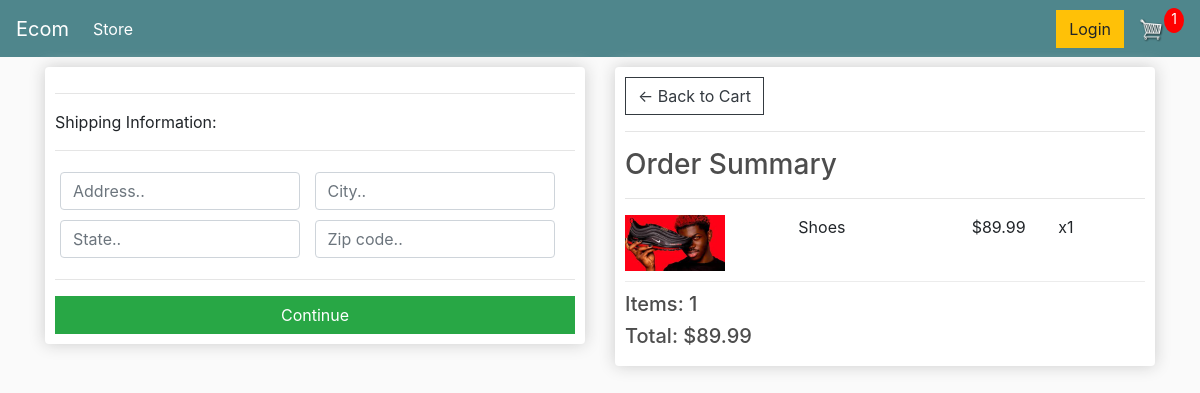
Screenshot of /checkout/ (signed in) with the database file from the repository.
### store/models.py (models this page shows, shortened)
class OrderItem(models.Model):
    product=models.ForeignKey(Product,on_delete=models.SET_NULL,blank=True,null=True)
    order=models.ForeignKey(Order,on_delete=models.SET_NULL,blank=True,null=True)
    quantity=models.IntegerField(default=0,null=True,blank =True)
    date_added=models.DateTimeField(auto_now_add=True)
    @property
    def get_total(self):
        total=self.product.price * self.quantity
        return total

class Product(models.Model):
    name=models.CharField(max_length=200)
    price=models.DecimalField(max_digits=7,decimal_places=2)
    digital=models.BooleanField(default=False,null=True,blank=True)
    image=models.ImageField(null=True,blank=True)
    @property
    def imageURL(self):
        try:
            url=self.image.url
        except:
            url=''
        return url

class Order(models.Model):
    customer=models.ForeignKey(Customer,on_delete=models.SET_NULL,null=True,blank=True)
    date_ordered=models.DateTimeField(auto_now_add=True)
    complete=models.BooleanField(default=False)
    transaction_id=models.CharField(max_length=200,null=True)
    @property
    def get_cart_total(self):
        orderitems=self.orderitem_set.all()
        cart_total=sum([item.get_total for item in orderitems])
        return cart_total
    @property
    def get_cart_items(self):
        orderitems=self.orderitem_set.all()
        item_total=sum([item.quantity for item in orderitems])
        return item_total
    @property
    def shipping(self):
        shipping=False
        orderitems=self.orderitem_set.all()
        for i in orderitems:
            if i.product.digital==False:
                shipping = True
                break # this is added by UNNAT seperately, to save some time
        return shipping

### store/views.py (the view)
# urls.py: path('checkout/',views.checkout,name="checkout"),
def checkout(request):
    if request.user.is_authenticated:
        customer = request.user.customer  #from tutorial (yes work)
        order,created = Order.objects.get_or_create(customer=customer,complete=False)
        items=order.orderitem_set.all()
        cartItems=order.get_cart_items
    else:
        items=[]
        order={"get_cart_total":0,"get_cart_items":0, 'shipping' : False}
        cartItems=order['get_cart_items']
    context={'items':items,'order':order,'cartItems':cartItems}
    return render(request,'store/checkout.html',context)

### store/templates/store/checkout.html (shortened to what this page needs)
{% extends 'store/main.html' %}
{% load static %}
{% block content %}
     <div class="row">
		<div class="col-lg-6">
			<div class="box-element" id="form-wrapper">
				<form id="form">
					<div id="shipping-info">
						<hr>
						<p>Shipping Information:</p>
						<hr>
						<div class="form-field">
							<input class="form-control" type="text" name="address" placeholder="Address..">
						</div>
						<div class="form-field">
							<input class="form-control" type="text" name="city" placeholder="City..">
						</div>
						<div class="form-field">
							<input class="form-control" type="text" name="state" placeholder="State..">
						</div>
						<div class="form-field">
							<input class="form-control" type="text" name="zipcode" placeholder="Zip code..">
						</div>
					</div>
					<hr>
					<input id="form-button" class="btn btn-success btn-block" type="submit" value="Continue">
				</form>
			</div>
			<br>
		</div>
		<div class="col-lg-6">
			<div class="box-element">
				<a  class="btn btn-outline-dark" href="{% url 'cart' %}">&#x2190; Back to Cart</a>
				<hr>
				<h3>Order Summary</h3>
				<hr>
				{% for item in items %}
				<div class="cart-row">
					<div style="flex:2"><img class="row-image" src="{{item.product.imageURL}}"></div>
					<div style="flex:2"><p>{{item.product.name}}</p></div>
					<div style="flex:1"><p>${{item.product.price|floatformat:2}}</p></div>
					<div style="flex:1"><p>x{{item.quantity}}</p></div>
				</div>
				{% endfor %}
				<h5>Items:   {{order.get_cart_items}} </h5>
				<h5>Total:   ${{order.get_cart_total|floatformat:2}}</h5>
			</div>
		</div>
	</div>
{% endblock content %}

### store/static/store/css/main.css (style rules this page uses)
body { background-color: hsl(0, 0%, 98%); }
h1,h2,h3,h4,h5,h6 { color:hsl(0, 0%, 30%); }
.box-element { box-shadow:hsl(0, 0%, 80%) 0 0 16px; background-color: #fff; border-radius: 4px; padding: 10px; }
.col-lg-4, .col-lg-6, .col-lg-8, .col-lg-12 { margin-top: 10px; }
.btn { border-radius: 0; }
.row-image { width: 100px; }
.form-field { width:250px; display: inline-block; padding: 5px; }
.cart-row { display: flex; align-items: flex-stretch; padding-bottom: 10px; margin-bottom: 10px; border-bottom: 1px solid #ececec; }

### rows the page displays
OrderItem: product.imageURL (picture), product.name "Shoes", product.price "89.99", quantity "1"
Order: get_cart_items "1", get_cart_total "89.99"

### other values shown
{{ cartItems }} "1"
